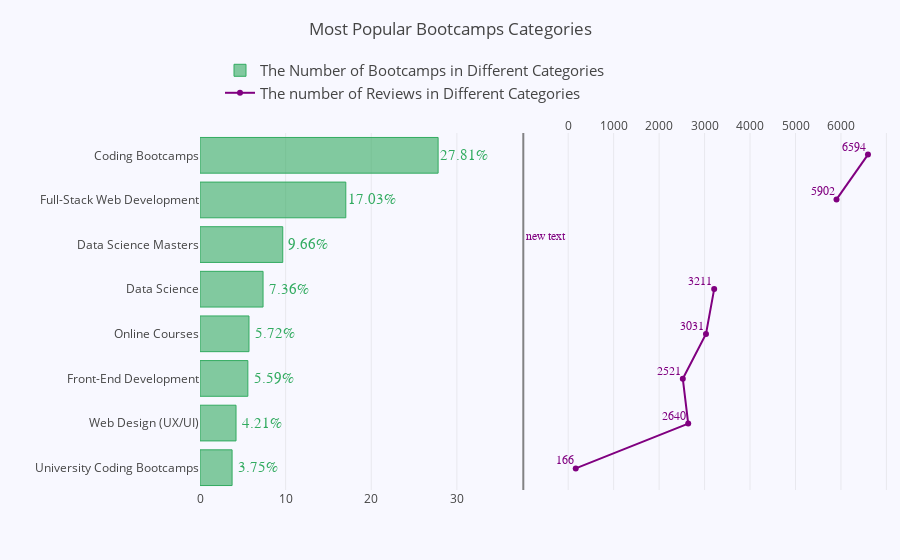

The notebook cell this image was saved under:
### Code cell
y_saving = top_8.porpotion.values[::-1]*100
y_net_worth = top_8_reviews.number.values[::-1]
x_bootcamp = top_8.index[::-1]
x_net_worth = top_8.index[::-1]

trace0 = go.Bar(
    x=y_saving,
    y=x_bootcamp,
    marker=dict(
        color='rgba(50, 171, 96, 0.6)',
        line=dict(
            color='rgba(50, 171, 96, 1.0)',
            width=1),
    ),
    name='The Number of Bootcamps in Different Categories',
    orientation='h',
)
trace1 = go.Scatter(
    x=y_net_worth,
    y=x_net_worth,
    mode='lines+markers',
    line=dict(
        color='rgb(128, 0, 128)'),
    name='The number of Reviews in Different Categories',
)
layout = dict(
    title='Most Popular Bootcamps Categories',
    yaxis=dict(
        showgrid=False,
        showline=False,
        showticklabels=True,
        domain=[0, 0.85],
    ),
    yaxis2=dict(
        showgrid=False,
        showline=True,
        showticklabels=False,
        linecolor='rgba(102, 102, 102, 0.8)',
        linewidth=2,
        domain=[0, 0.85],
    ),
    xaxis=dict(
        zeroline=False,
        showline=False,
        showticklabels=True,
        showgrid=True,
        domain=[0, 0.42],
    ),
    xaxis2=dict(
        zeroline=False,
        showline=False,
        showticklabels=True,
        showgrid=True,
        domain=[0.47, 1],
        side='top',
        dtick=1000,
    ),
    legend=dict(
        x=0.029,
        y=1.038,
        font=dict(
            size=15,
        ),
    ),
    margin=dict(
        l=200,
        r=10,
        t=70,
        b=70,
    ),
    paper_bgcolor='rgb(248, 248, 255)',
    plot_bgcolor='rgb(248, 248, 255)',
)

annotations = []

y_s = np.round(y_saving, decimals=2)
y_nw = y_net_worth

# Adding labels
for ydn, yd, xd in zip(y_nw, y_s, x_bootcamp):
    # labeling the scatter savings
    annotations.append(dict(xref='x2', yref='y2',
                            y=xd, x=ydn,
                            text=ydn,
                            xanchor='right',
                            yanchor='bottom',
                            font=dict(family='Arial', size=12,
                                      color='rgb(128, 0, 128)'),
                            showarrow=False))
    # labeling the bar net worth
    annotations.append(dict(xref='x1', yref='y1',
                            y=xd, x=yd + 3,
                            text=str(yd) + '%',
                            font=dict(family='Arial', size=15,
                                      color='rgb(50, 171, 96)'),
                            showarrow=False))

layout['annotations'] = annotations

# Creating two subplots
fig = tools.make_subplots(rows=1, cols=2, specs=[[{}, {}]], shared_xaxes=True,
                          shared_yaxes=False, vertical_spacing=0.001)

fig.append_trace(trace0, 1, 1)
fig.append_trace(trace1, 1, 2)

fig['layout'].update(layout)
plotly.offline.iplot(fig)

### Figure 1 — Plotly figure (JSON) as saved in the notebook; plotly's stock layout.template omitted (floating-point values rounded to 4 significant figures)
{"data": [{"marker": {"color": "rgba(50, 171, 96, 0.6)", "line": {"color": "rgba(50, 171, 96, 1.0)", "width": 1}}, "name": "The Number of Bootcamps in Different Categories", "orientation": "h", "type": "bar", "x": [3.748, 4.208, 5.588, 5.72, 7.364, 9.665, 17.03, 27.81], "xaxis": "x1", "y": ["University Coding Bootcamps", "Web Design (UX/UI)", "Front-End Development", "Online Courses", "Data Science", "Data Science Masters", "Full-Stack Web Development", "Coding Bootcamps"], "yaxis": "y1"}, {"line": {"color": "rgb(128, 0, 128)"}, "mode": "lines+markers", "name": "The number of Reviews in Different Categories", "type": "scatter", "x": [166, 2640, 2521, 3031, 3211, null, 5902, 6594], "xaxis": "x2", "y": ["University Coding Bootcamps", "Web Design (UX/UI)", "Front-End Development", "Online Courses", "Data Science", "Data Science Masters", "Full-Stack Web Development", "Coding Bootcamps"], "yaxis": "y2"}], "layout": {"annotations": [{"font": {"color": "rgb(128, 0, 128)", "family": "Arial", "size": 12}, "showarrow": false, "text": 166, "x": 166, "xanchor": "right", "xref": "x2", "y": "University Coding Bootcamps", "yanchor": "bottom", "yref": "y2"}, {"font": {"color": "rgb(50, 171, 96)", "family": "Arial", "size": 15}, "showarrow": false, "text": "3.75%", "x": 6.75, "xref": "x1", "y": "University Coding Bootcamps", "yref": "y1"}, {"font": {"color": "rgb(128, 0, 128)", "family": "Arial", "size": 12}, "showarrow": false, "text": 2640, "x": 2640, "xanchor": "right", "xref": "x2", "y": "Web Design (UX/UI)", "yanchor": "bottom", "yref": "y2"}, {"font": {"color": "rgb(50, 171, 96)", "family": "Arial", "size": 15}, "showarrow": false, "text": "4.21%", "x": 7.21, "xref": "x1", "y": "Web Design (UX/UI)", "yref": "y1"}, {"font": {"color": "rgb(128, 0, 128)", "family": "Arial", "size": 12}, "showarrow": false, "text": 2521, "x": 2521, "xanchor": "right", "xref": "x2", "y": "Front-End Development", "yanchor": "bottom", "yref": "y2"}, {"font": {"color": "rgb(50, 171, 96)", "family": "Arial", "size": 15}, "showarrow": false, "text": "5.59%", "x": 8.59, "xref": "x1", "y": "Front-End Development", "yref": "y1"}, {"font": {"color": "rgb(128, 0, 128)", "family": "Arial", "size": 12}, "showarrow": false, "text": 3031, "x": 3031, "xanchor": "right", "xref": "x2", "y": "Online Courses", "yanchor": "bottom", "yref": "y2"}, {"font": {"color": "rgb(50, 171, 96)", "family": "Arial", "size": 15}, "showarrow": false, "text": "5.72%", "x": 8.72, "xref": "x1", "y": "Online Courses", "yref": "y1"}, {"font": {"color": "rgb(128, 0, 128)", "family": "Arial", "size": 12}, "showarrow": false, "text": 3211, "x": 3211, "xanchor": "right", "xref": "x2", "y": "Data Science", "yanchor": "bottom", "yref": "y2"}, {"font": {"color": "rgb(50, 171, 96)", "family": "Arial", "size": 15}, "showarrow": false, "text": "7.36%", "x": 10.36, "xref": "x1", "y": "Data Science", "yref": "y1"}, {"font": {"color": "rgb(128, 0, 128)", "family": "Arial", "size": 12}, "showarrow": false, "text": null, "x": null, "xanchor": "right", "xref": "x2", "y": "Data Science Masters", "yanchor": "bottom", "yref": "y2"}, {"font": {"color": "rgb(50, 171, 96)", "family": "Arial", "size": 15}, "showarrow": false, "text": "9.66%", "x": 12.66, "xref": "x1", "y": "Data Science Masters", "yref": "y1"}, {"font": {"color": "rgb(128, 0, 128)", "family": "Arial", "size": 12}, "showarrow": false, "text": 5902, "x": 5902, "xanchor": "right", "xref": "x2", "y": "Full-Stack Web Development", "yanchor": "bottom", "yref": "y2"}, {"font": {"color": "rgb(50, 171, 96)", "family": "Arial", "size": 15}, "showarrow": false, "text": "17.03%", "x": 20.03, "xref": "x1", "y": "Full-Stack Web Development", "yref": "y1"}, {"font": {"color": "rgb(128, 0, 128)", "family": "Arial", "size": 12}, "showarrow": false, "text": 6594, "x": 6594, "xanchor": "right", "xref": "x2", "y": "Coding Bootcamps", "yanchor": "bottom", "yref": "y2"}, {"font": {"color": "rgb(50, 171, 96)", "family": "Arial", "size": 15}, "showarrow": false, "text": "27.81%", "x": 30.81, "xref": "x1", "y": "Coding Bootcamps", "yref": "y1"}], "legend": {"font": {"size": 15}, "x": 0.029, "y": 1.038}, "margin": {"b": 70, "l": 200, "r": 10, "t": 70}, "paper_bgcolor": "rgb(248, 248, 255)", "plot_bgcolor": "rgb(248, 248, 255)", "title": "Most Popular Bootcamps Categories", "xaxis": {"domain": [0, 0.42], "showgrid": true, "showline": false, "showticklabels": true, "zeroline": false}, "xaxis1": {"anchor": "y1", "domain": [0, 0.45]}, "xaxis2": {"anchor": "y2", "domain": [0.47, 1], "dtick": 1000, "showgrid": true, "showline": false, "showticklabels": true, "side": "top", "zeroline": false}, "yaxis": {"domain": [0, 0.85], "showgrid": false, "showline": false, "showticklabels": true}, "yaxis1": {"anchor": "x1", "domain": [0, 1]}, "yaxis2": {"anchor": "x2", "domain": [0, 0.85], "linecolor": "rgba(102, 102, 102, 0.8)", "linewidth": 2, "showgrid": false, "showline": true, "showticklabels": false}}}
